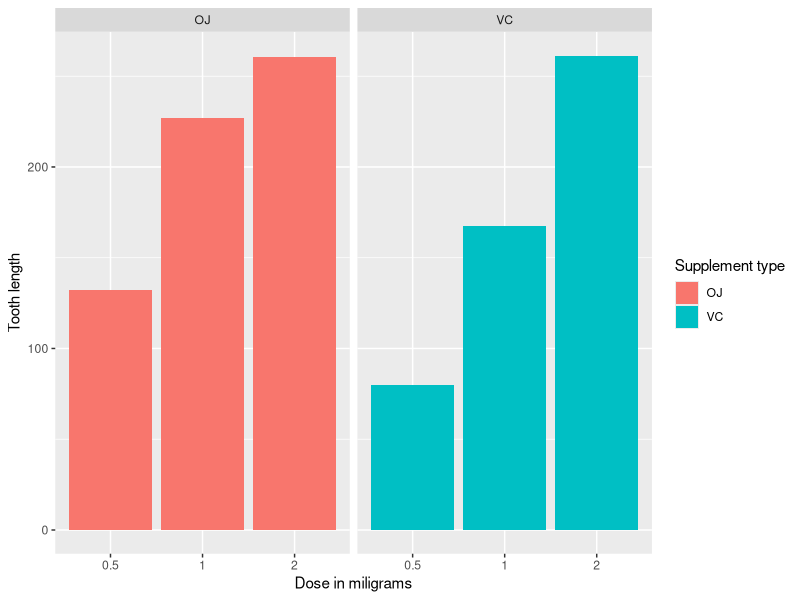
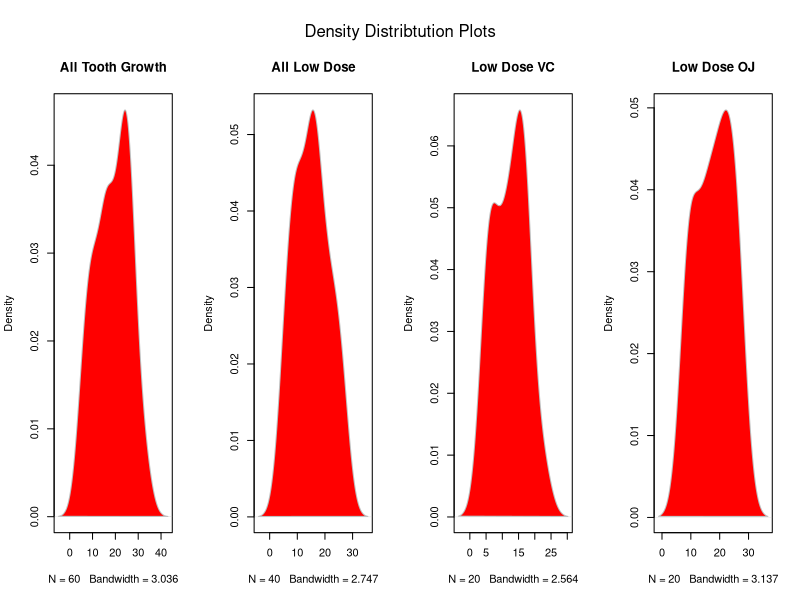

The R script that drew these images, in order: (Note: this script raises an error after producing the figures.)
## ---- chunk 1
knitr::opts_chunk$set(echo = TRUE)
library(datasets)
library(ggplot2)
data(ToothGrowth)
## ---- chunk 2
ggplot(data=ToothGrowth, aes(x=as.factor(dose), y=len, fill=supp)) +
        geom_bar(stat="identity",) +
        facet_grid(. ~ supp) +
        xlab("Dose in miligrams") +
        ylab("Tooth length") +
        guides(fill=guide_legend(title="Supplement type"))
## ---- chunk 3
# Compare low dosage OJ and VC
lowdoseOJ <- ToothGrowth[ToothGrowth$dose<=1 & ToothGrowth$supp=="OJ", ]
lowdoseVC <- ToothGrowth[ToothGrowth$dose<=1 & ToothGrowth$supp=="VC", ]
var(lowdoseVC$len); var(lowdoseOJ$len)  ## compare variance
## Density plots.  Do the data look normal?
par(mfrow=c(1,4), oma=c(0,0,3,0)); dtg <- density(ToothGrowth$len)
plot(dtg, type="n", main="All Tooth Growth"); polygon(dtg, col="red", border="grey")
lowdose <- ToothGrowth[ToothGrowth$dose<=1, ]; dtg <- density(lowdose$len)
plot(dtg, type="n", main="All Low Dose"); polygon(dtg, col="red", border="grey")
dtg <- density(lowdoseVC$len); plot(dtg, type="n", main="Low Dose VC")
polygon(dtg, col="red", border="grey"); dtg <- density(lowdoseOJ$len)
plot(dtg, type="n", main="Low Dose OJ"); polygon(dtg, col="red", border="grey")
mtext(text="Density Distribtution Plots", side=3, outer=TRUE )
## ---- chunk 4
t.test(len ~ supp, paired=FALSE, var.equal=FALSE, data=lowdose)
t.test(len ~ supp, paired=FALSE, var.equal=TRUE, data=lowdose)
